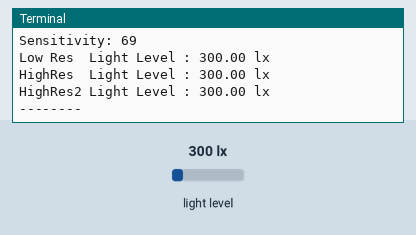
The program below on a simulated Raspberry Pi (BCM pin numbers). On the bench: the last lines printed to the terminal. Inputs (shaded band) come from the test bench; at power-on: light level 300 lx.

Above: at 1.2 s.
1.3 s: light level set to 40 lx
At 2.43 s:
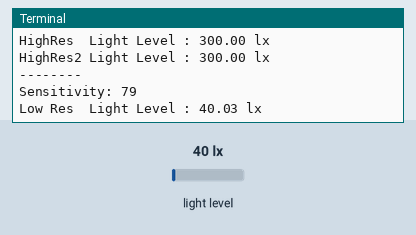
2.8 s: light level set to 500 lx
At 4.93 s:
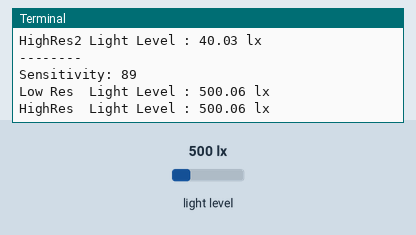
Timing chart, 0 to 6.4 s (numbered marks = the images above; inputs shaded):
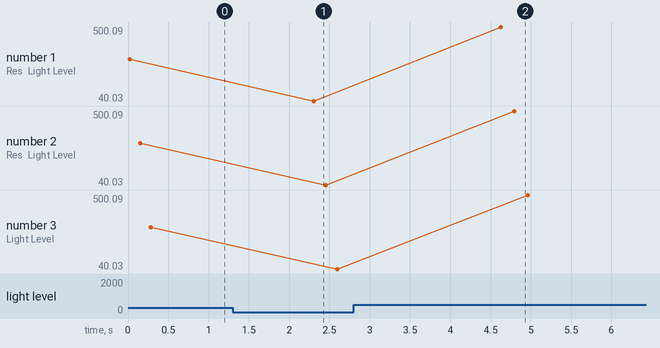

The program:

BH1750.py
```python
#!/usr/bin/python3
# vim: expandtab ts=4 sw=4
# Inspired by http://www.raspberrypi-spy.co.uk/2015/03/bh1750fvi-i2c-digital-light-intensity-sensor/

# sensor: GY-30

# check if the sensor is connect correctly: `sudo i2cdetect -y 1`
# it's valid looks like following:
"""
     0  1  2  3  4  5  6  7  8  9  a  b  c  d  e  f
00:          -- -- -- -- -- -- -- -- -- -- -- -- --
10: -- -- -- -- -- -- -- -- -- -- -- -- -- -- -- --
20: -- -- -- 23 -- -- -- -- -- -- -- -- -- -- -- --
30: -- -- -- -- -- -- -- -- -- -- -- -- -- -- -- --
40: -- -- -- -- -- -- -- -- -- -- -- -- -- -- -- --
50: -- -- -- -- -- -- -- -- -- -- -- -- -- -- -- --
60: -- -- -- -- -- -- -- -- -- -- -- -- -- -- -- --
70: -- -- -- -- -- -- -- --
"""

import smbus2
import time

class BH1750():
    """ Implement BH1750 communication. """
    # Define some constants from the datasheet
    POWER_DOWN = 0x00 # No active state
    POWER_ON   = 0x01 # Power on
    RESET      = 0x07 # Reset data register value
    # Start measurement at 4lx resolution. Time typically 16ms.
    CONTINUOUS_LOW_RES_MODE = 0x13
    # Start measurement at 1lx resolution. Time typically 120ms
    CONTINUOUS_HIGH_RES_MODE_1 = 0x10
    # Start measurement at 0.5lx resolution. Time typically 120ms
    CONTINUOUS_HIGH_RES_MODE_2 = 0x11
    # Start measurement at 1lx resolution. Time typically 120ms
    # Device is automatically set to Power Down after measurement.
    ONE_TIME_HIGH_RES_MODE_1 = 0x20
    # Start measurement at 0.5lx resolution. Time typically 120ms
    # Device is automatically set to Power Down after measurement.
    ONE_TIME_HIGH_RES_MODE_2 = 0x21
    # Start measurement at 1lx resolution. Time typically 120ms
    # Device is automatically set to Power Down after measurement.
    ONE_TIME_LOW_RES_MODE = 0x23

    def __init__(self, bus, addr=0x23):
        self.bus = bus
        self.addr = addr
        self.power_down()
        self.set_sensitivity()

    def _set_mode(self, mode):
        self.mode = mode
        self.bus.write_byte(self.addr, self.mode)

    def power_down(self):
        self._set_mode(self.POWER_DOWN)

    def power_on(self):
        self._set_mode(self.POWER_ON)

    def reset(self):
        self.power_on() #It has to be powered on before resetting
        self._set_mode(self.RESET)

    def cont_low_res(self):
        self._set_mode(self.CONTINUOUS_LOW_RES_MODE)

    def cont_high_res(self):
        self._set_mode(self.CONTINUOUS_HIGH_RES_MODE_1)

    def cont_high_res2(self):
        self._set_mode(self.CONTINUOUS_HIGH_RES_MODE_2)

    def oneshot_low_res(self):
        self._set_mode(self.ONE_TIME_LOW_RES_MODE)

    def oneshot_high_res(self):
        self._set_mode(self.ONE_TIME_HIGH_RES_MODE_1)

    def oneshot_high_res2(self):
        self._set_mode(self.ONE_TIME_HIGH_RES_MODE_2)

    def set_sensitivity(self, sensitivity=69):
        """ Set the sensor sensitivity.
            Valid values are 31 (lowest) to 254 (highest), default is 69.
        """
        if sensitivity < 31:
            self.mtreg = 31
        elif sensitivity > 254:
            self.mtreg = 254
        else:
            self.mtreg = sensitivity
        self.power_on()
        self._set_mode(0x40 | (self.mtreg >> 5))
        self._set_mode(0x60 | (self.mtreg & 0x1f))
        self.power_down()

    def get_result(self):
        """ Return current measurement result in lx. """
        data = self.bus.read_word_data(self.addr, self.mode)
        count = data >> 8 | (data&0xff)<<8
        mode2coeff =  2 if (self.mode & 0x03) == 0x01 else 1
        ratio = 1/(1.2 * (self.mtreg/69.0) * mode2coeff)
        return ratio*count

    def wait_for_result(self, additional=0):
        basetime = 0.018 if (self.mode & 0x03) == 0x03 else 0.128
        time.sleep(basetime * (self.mtreg/69.0) + additional)

    def do_measurement(self, mode, additional_delay=0):
        """
        Perform complete measurement using command
        specified by parameter mode with additional
        delay specified in parameter additional_delay.
        Return output value in Lx.
        """
        self.reset()
        self._set_mode(mode)
        self.wait_for_result(additional=additional_delay)
        return self.get_result()

    def measure_low_res(self, additional_delay=0):
        return self.do_measurement(self.ONE_TIME_LOW_RES_MODE, additional_delay)

    def measure_high_res(self, additional_delay=0):
        return self.do_measurement(self.ONE_TIME_HIGH_RES_MODE_1, additional_delay)

    def measure_high_res2(self, additional_delay=0):
        return self.do_measurement(self.ONE_TIME_HIGH_RES_MODE_2, additional_delay)


def main():

    #bus = smbus.SMBus(0) # Rev 1 Pi uses 0
    bus = smbus2.SMBus(1)  # Rev 2 Pi uses 1
    sensor = BH1750(bus)

    while True:
        print("Sensitivity: {:d}".format(sensor.mtreg))
        for measurefunc, name in [(sensor.measure_low_res, "Low Res "),
                                  (sensor.measure_high_res, "HighRes "),
                                  (sensor.measure_high_res2, "HighRes2")]:
            print("{} Light Level : {:3.2f} lx".format(name, measurefunc()))
        print("--------")
        sensor.set_sensitivity((sensor.mtreg + 10) % 255)
        time.sleep(2)


if __name__=="__main__":
    main()
```

Measured:
- after the input at 1.3 s, the terminal: prints a new line after 1.0 s (image 1)
- after the input at 2.8 s, the terminal: prints a new line after 1.8 s (image 2)
- plotted number 1: 300 → 40.03 after the input at 1.3 s, 40.03 → 500.09 after the input at 2.8 s
- plotted number 2: 300 → 40.03 after the input at 1.3 s, 40.03 → 500.09 after the input at 2.8 s
- plotted number 3: 300 → 40.03 after the input at 1.3 s, 40.03 → 500.09 after the input at 2.8 s
